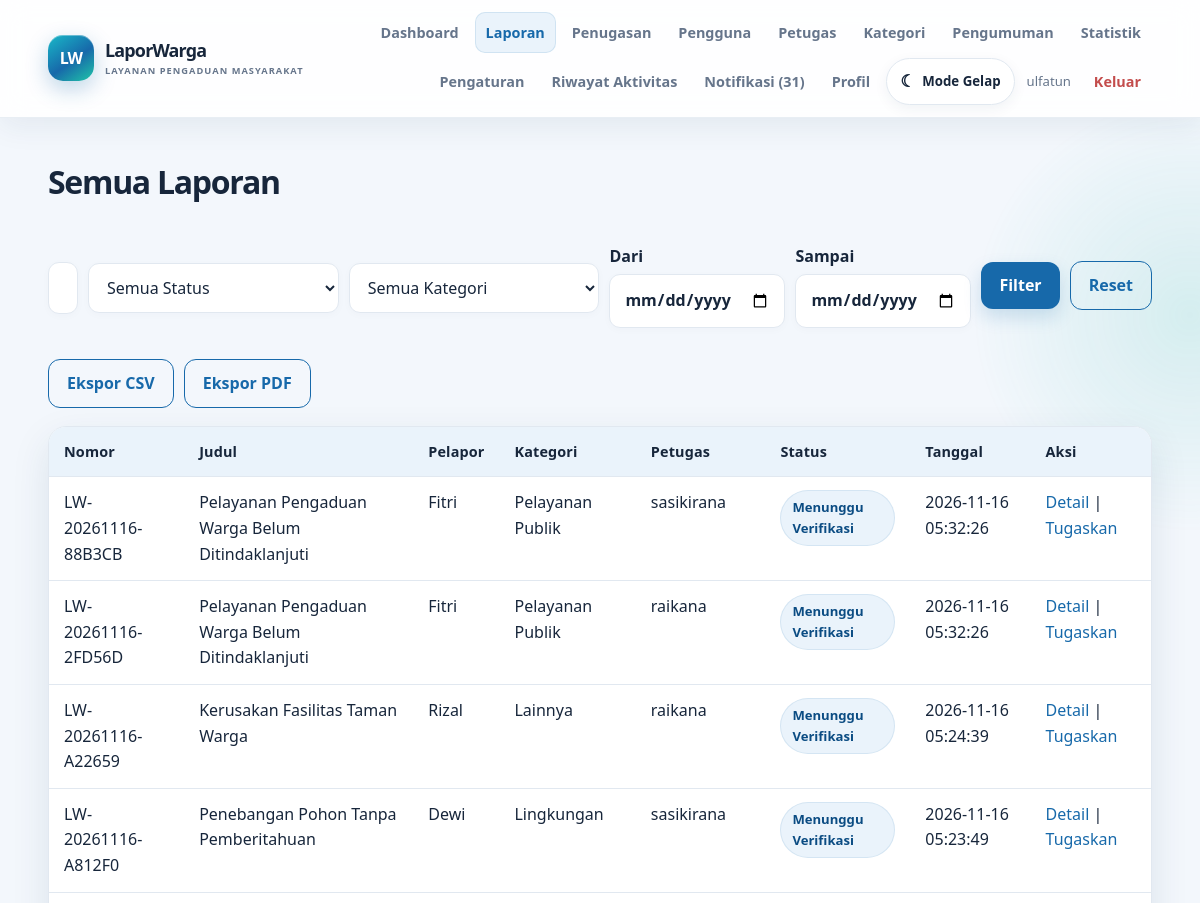
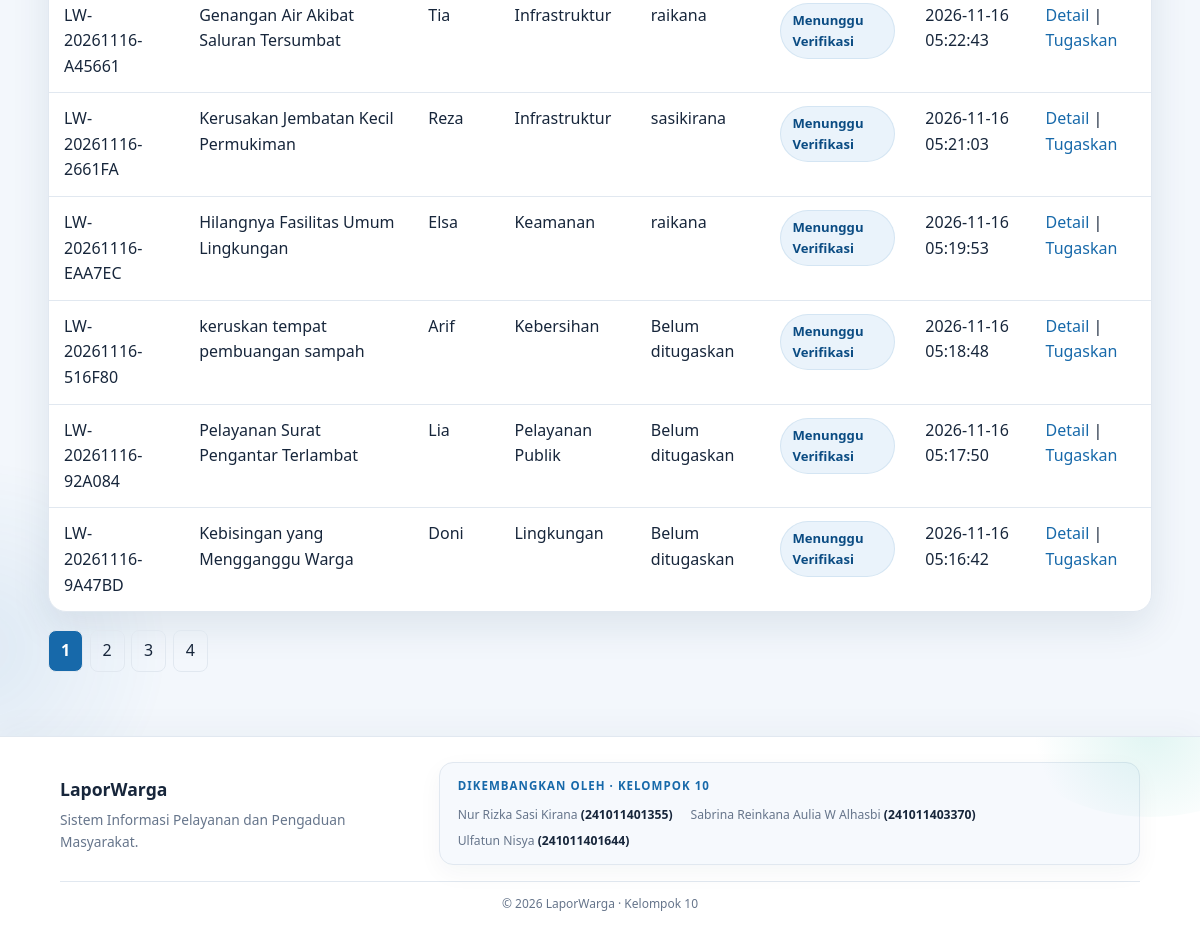
The app's page /admin-utama/laporan.php (signed in) with its own data (2 pictures, top to bottom).
### tables this page shows
CREATE TABLE `reports` (
  `id_laporan` bigint(20) UNSIGNED NOT NULL,
  `nomor_laporan` varchar(40) NOT NULL,
  `id_pelapor` int(10) UNSIGNED NOT NULL,
  `id_kategori` int(10) UNSIGNED NOT NULL,
  `id_petugas` int(10) UNSIGNED DEFAULT NULL,
  `judul` varchar(180) NOT NULL,
  `deskripsi` text NOT NULL,
  `lokasi_kejadian` varchar(255) NOT NULL,
  `tanggal_kejadian` date NOT NULL,
  `foto_bukti` varchar(255) DEFAULT NULL,
  `STATUS` enum('Menunggu Verifikasi','Perlu Perbaikan','Ditolak','Diterima','Sedang Diproses','Selesai','Dibatalkan') NOT NULL DEFAULT 'Menunggu Verifikasi',
  `alasan_penolakan` text DEFAULT NULL,
  `created_at` timestamp NOT NULL DEFAULT current_timestamp(),
  `updated_at` timestamp NOT NULL DEFAULT current_timestamp() ON UPDATE current_timestamp()
);

CREATE TABLE `users` (
  `id_user` int(10) UNSIGNED NOT NULL,
  `nama_lengkap` varchar(120) NOT NULL,
  `email` varchar(190) NOT NULL,
  `PASSWORD` varchar(255) NOT NULL,
  `no_hp` varchar(30) DEFAULT NULL,
  `alamat` text DEFAULT NULL,
  `role` enum('masyarakat','petugas','admin_utama') NOT NULL DEFAULT 'masyarakat',
  `status_akun` tinyint(1) NOT NULL DEFAULT 1,
  `created_at` timestamp NOT NULL DEFAULT current_timestamp(),
  `updated_at` timestamp NOT NULL DEFAULT current_timestamp() ON UPDATE current_timestamp()
);

CREATE TABLE `categories` (
  `id_kategori` int(10) UNSIGNED NOT NULL,
  `nama_kategori` varchar(100) NOT NULL,
  `deskripsi` varchar(255) DEFAULT NULL,
  `status_kategori` tinyint(1) NOT NULL DEFAULT 1,
  `created_at` timestamp NOT NULL DEFAULT current_timestamp()
);

### config/database.php (called while the page is built, shortened)
<?php
function db(): PDO {
    static $pdo = null;
    if ($pdo instanceof PDO) return $pdo;
    try {
        $pdo = new PDO('mysql:host=' . DB_HOST . ';dbname=' . DB_NAME . ';charset=utf8mb4', DB_USER, DB_PASS, [
            PDO::ATTR_ERRMODE => PDO::ERRMODE_EXCEPTION,
            PDO::ATTR_DEFAULT_FETCH_MODE => PDO::FETCH_ASSOC,
            PDO::ATTR_EMULATE_PREPARES => false,
        ]);
        return $pdo;
    } catch (PDOException $e) {
        error_log('LaporWarga database connection failed: ' . $e->getMessage());
        http_response_code(503);
        exit('Database LaporWarga belum dapat diakses. Pastikan MySQL aktif di XAMPP, database db_laporwarga1 sudah diimpor, dan pengaturan config/database.php sesuai.');
    }
}

### admin-utama/laporan.php (the view, shortened to what this page needs)
<?php
require_once __DIR__ . '/../includes/functions.php';
$q = trim($_GET['q'] ?? '');
$from = $_GET['dari'] ?? '';
$to = $_GET['sampai'] ?? '';
$where = [
    '(r.nomor_laporan LIKE ?
      OR r.judul LIKE ?
      OR u.nama_lengkap LIKE ?)'
];
$args = [
    '%' . $q . '%',
    '%' . $q . '%',
    '%' . $q . '%'
];
$base = '
    FROM reports r
    JOIN users u
        ON u.id_user = r.id_pelapor
    LEFT JOIN users p
        ON p.id_user = r.id_petugas
    LEFT JOIN categories c
        ON c.id_kategori = r.id_kategori
    WHERE ' . implode(' AND ', $where);
$count = db()->prepare(
    'SELECT COUNT(*) ' . $base
);
$count->execute($args);
$pg = paginate((int) $count->fetchColumn());
$sql = '
    SELECT
        r.id_laporan,
        r.nomor_laporan,
        r.judul,
        r.status,
        r.created_at,
        u.nama_lengkap AS pelapor,
        p.nama_lengkap AS petugas,
        c.nama_kategori
    ' . $base . '
    ORDER BY r.created_at DESC
    LIMIT ' . (int) $pg['per_page'] . '
    OFFSET ' . (int) $pg['offset'];
$stmt = db()->prepare($sql);
$stmt->execute($args);
$rows = $stmt->fetchAll();
$exportParams = array_intersect_key(
    $_GET,
    array_flip(['q', 'status', 'kategori', 'dari', 'sampai'])
);
header_page('Semua Laporan');
?>
<h1>Semua Laporan</h1>
<form class="search" method="get">
    <input
        type="text"
        name="q"
        value="<?= e($q) ?>"
        placeholder="Cari nomor, judul, atau pelapor"
    >
    <select name="status">
        <option value="">Semua Status</option>
    </select>
    <select name="kategori">
        <option value="0">Semua Kategori</option>
    </select>
    <label>
        Dari
        <input
            type="date"
            name="dari"
            value="<?= e($from) ?>"
        >
    </label>
    <label>
        Sampai
        <input
            type="date"
            name="sampai"
            value="<?= e($to) ?>"
        >
    </label>
    <button class="btn" type="submit">
        Filter
    </button>
    <a class="btn outline" href="laporan.php">
        Reset
    </a>
</form>
<div style="display: flex; gap: 10px; align-items: center; margin-bottom: 15px;">
    <a
        class="btn outline"
        href="../reports_export.php?<?= e(http_build_query($exportParams)) ?>"
    >
        Ekspor CSV
    </a>
    <a
        class="btn outline"
        href="../reports_pdf.php?<?= e(http_build_query($exportParams)) ?>"
        target="_blank"
    >
        Ekspor PDF
    </a>
</div>
<div class="table-wrap">
    <table>
        <thead>
            <tr>
                <th>Nomor</th>
                <th>Judul</th>
                <th>Pelapor</th>
                <th>Kategori</th>
                <th>Petugas</th>
                <th>Status</th>
                <th>Tanggal</th>
                <th>Aksi</th>
            </tr>
        </thead>
        <tbody>
            <?php foreach ($rows as $r): ?>
                <tr>
                    <td>
                        <?= e($r['nomor_laporan']) ?>
                    </td>
                    <td>
                        <?= e($r['judul']) ?>
                    </td>
                    <td>
                        <?= e($r['pelapor']) ?>
                    </td>
                    <td>
                        <?= e($r['nama_kategori'] ?? '-') ?>
                    </td>
                    <td>
                        <?= e($r['petugas'] ?? 'Belum ditugaskan') ?>
                    </td>
                    <td>
                        <?= status_badge($r['status']) ?>
                    </td>
                    <td>
                        <?= e($r['created_at']) ?>
                    </td>
                    <td>
                        <a
                            href="detail_laporan.php?id=<?= (int) $r['id_laporan'] ?>"
                        >
                            Detail
                        </a>
                        |
                        <a
                            href="penugasan.php?id=<?= (int) $r['id_laporan'] ?>"
                        >
                            Tugaskan
                        </a>
                    </td>
                </tr>
            <?php endforeach; ?>
        </tbody>
    </table>
</div>
<?php pagination_links($pg); ?>
<?php footer_page(); ?>

### includes/functions.php (shortened to what this page needs)
<?php
require_once __DIR__.'/../config/database.php';
function e($v):string{return htmlspecialchars((string)$v,ENT_QUOTES|ENT_SUBSTITUTE,'UTF-8');}
function me():?array{return $_SESSION['user']??null;}
function paginate(int $total,int $perPage=10):array{$page=max(1,(int)($_GET['page']??1));$pages=max(1,(int)ceil($total/$perPage));$page=min($page,$pages);return ['page'=>$page,'per_page'=>$perPage,'pages'=>$pages,'offset'=>($page-1)*$perPage,'total'=>$total];}
function pagination_links(array $pg):void{if($pg['pages']<=1)return;echo '<nav class="pagination" aria-label="Halaman">';for($i=1;$i<=$pg['pages'];$i++){if($i===$pg['page'])echo '<span class="current">'.$i.'</span>';else{$params=$_GET;$params['page']=$i;$url='?'.http_build_query($params);echo '<a href="'.e($url).'">'.$i.'</a>';}}echo '</nav>';}
function header_page(string $title):void{
    $u=me();
    $unread=0;
    if($u){
        try{
            $n=db()->prepare('SELECT COUNT(*) FROM notifications WHERE id_pengguna=? AND is_read=0');
            $n->execute([$u['id_user']]);
            $unread=(int)$n->fetchColumn();
        }catch(Throwable $ex){}
    }
    $role=$u['role']??'guest';
    $menus=[];
    if($role==='masyarakat'){
        $menus=[
            ['Dashboard','/laporwarga/masyarakat/dashboard.php','gauge'],
            ['Buat Pengaduan','/laporwarga/masyarakat/buat_laporan.php','plus-circle'],
            ['Riwayat Laporan','/laporwarga/masyarakat/daftar_laporan.php','file-text'],
            ['Notifikasi'.($unread?' ('.$unread.')':''),'/laporwarga/notifikasi.php','bell'],
            ['Riwayat Aktivitas','/laporwarga/riwayat.php','history'],
            ['Profil','/laporwarga/masyarakat/profil.php','user']
        ];
    }elseif($role==='admin_utama'){
        $menus=[
            ['Dashboard','/laporwarga/admin-utama/dashboard.php','gauge'],
            ['Laporan','/laporwarga/admin-utama/laporan.php','files'],
            ['Penugasan','/laporwarga/admin-utama/penugasan.php','clipboard-check'],
            ['Pengguna','/laporwarga/admin-utama/pengguna.php','users'],
            ['Petugas','/laporwarga/admin-utama/petugas.php','user-cog'],
            ['Kategori','/laporwarga/admin-utama/kategori.php','layers'],
            ['Pengumuman','/laporwarga/admin-utama/pengumuman.php','megaphone'],
            ['Statistik','/laporwarga/admin-utama/laporan-statistik.php','chart'],
            ['Pengaturan','/laporwarga/admin-utama/pengaturan.php','settings'],
            ['Riwayat Aktivitas','/laporwarga/riwayat.php','history'],
            ['Notifikasi'.($unread?' ('.$unread.')':''),'/laporwarga/notifikasi.php','bell'],
            ['Profil','/laporwarga/admin-utama/profil.php','user']
        ];
    }else{
        $menus=[
            ['Beranda','/laporwarga/index.php','home'],
            ['Cara Kerja','#cara-kerja','info'],
            ['Kategori','#kategori','layers']
        ];
    }
    $current=$_SERVER['PHP_SELF']??'';
    ?><!doctype html>
    <html lang="id">
    <head>
        <link rel="stylesheet" href="/laporwarga/assets/css/style.css">
        <link rel="stylesheet" href="/laporwarga/assets/css/dashboard.css">
    </head>
    <body>
    <header class="app-header">
        <a class="brand" href="<?= $u ? e(role_home()) : '/laporwarga/index.php' ?>">
            <span class="brand-symbol">LW</span>
            <span class="brand-copy">LaporWarga<small>LAYANAN PENGADUAN MASYARAKAT</small></span>
        </a>
        <nav class="main-nav" data-nav aria-label="Navigasi utama">
            <?php foreach($menus as $item):
                $active=(strpos($item[1],'#')!==0 && str_ends_with($current,basename($item[1])));
            ?>
                <a class="nav-item<?=$active?' active':''?>" href="<?=e($item[1])?>"><?=e($item[0])?></a>
            <?php endforeach; ?>
            <button class="theme-toggle" type="button" data-theme-toggle aria-label="Aktifkan mode gelap">
                <span class="theme-icon" aria-hidden="true">☾</span><span data-theme-label>Mode Gelap</span>
            </button>
            <?php if($u): ?>
                <span class="nav-user"><?=e($u['nama_lengkap'])?></span>
                <a class="nav-logout" href="/laporwarga/logout.php">Keluar</a>
            <?php else: ?>
                <a class="nav-item nav-login" href="/laporwarga/login.php">Masuk</a>
                <a class="nav-register" href="/laporwarga/register.php">Daftar</a>
            <?php endif; ?>
        </nav>
    </header>
    <main class="wrap">
    <?php flashes();
}
function footer_page():void{
    ?>
    </main>
    <footer class="site-footer">
        <div class="footer-main">
            <div class="footer-brand">
                <strong>LaporWarga</strong>
                <p>Sistem Informasi Pelayanan dan Pengaduan Masyarakat.</p>
            </div>
            <div class="team-watermark">
                <span class="team-label">Dikembangkan oleh · Kelompok 10</span>
                <div class="team-members">
                    <span>Nur Rizka Sasi Kirana <b>(241011401355)</b></span>
                    <span>Sabrina Reinkana Aulia W Alhasbi <b>(241011403370)</b></span>
                    <span>Ulfatun Nisya <b>(241011401644)</b></span>
                </div>
            </div>
        </div>
        <div class="footer-bottom">© <?=date('Y')?> LaporWarga · Kelompok 10</div>
    </footer>
    </body>
    </html>
    <?php
}
function status_badge(string $s):string{return '<span class="badge">'.e($s).'</span>';}
function role_home():string{return '/laporwarga/'.(me()['role']==='masyarakat'?'masyarakat':(me()['role']==='petugas'?'petugas':'admin-utama')).'/dashboard.php';}

### assets/css/dashboard.css (style rules this page uses)
.pagination { display:flex;gap:.4rem;flex-wrap:wrap;margin:1rem 0 }
.pagination a,.pagination span { padding:.45rem .75rem;border:1px solid var(--border,#dce3ec);border-radius:.5rem;text-decoration:none }
.pagination .current { font-weight:700;background:var(--primary,#2457d6);color:#fff }

### records on screen
reports: nomor_laporan "LW-20261116-88B3CB", judul "Pelayanan Pengaduan Warga Belum Ditindaklanjuti", id_pelapor.nama_lengkap "Fitri", id_kategori.nama_kategori "Pelayanan Publik", id_petugas.nama_lengkap "sasikirana", STATUS "Menunggu Verifikasi", created_at "2026-11-16 05:32:26"
reports: nomor_laporan "LW-20261116-2FD56D", judul "Pelayanan Pengaduan Warga Belum Ditindaklanjuti", id_pelapor.nama_lengkap "Fitri", id_kategori.nama_kategori "Pelayanan Publik", id_petugas.nama_lengkap "raikana", STATUS "Menunggu Verifikasi", created_at "2026-11-16 05:32:26"
reports: nomor_laporan "LW-20261116-A22659", judul "Kerusakan Fasilitas Taman Warga", id_pelapor.nama_lengkap "Rizal", id_kategori.nama_kategori "Lainnya", id_petugas.nama_lengkap "raikana", STATUS "Menunggu Verifikasi", created_at "2026-11-16 05:24:39"
reports: nomor_laporan "LW-20261116-A812F0", judul "Penebangan Pohon Tanpa Pemberitahuan", id_pelapor.nama_lengkap "Dewi", id_kategori.nama_kategori "Lingkungan", id_petugas.nama_lengkap "sasikirana", STATUS "Menunggu Verifikasi", created_at "2026-11-16 05:23:49"
reports: nomor_laporan "LW-20261116-A45661", judul "Genangan Air Akibat Saluran Tersumbat", id_pelapor.nama_lengkap "Tia", id_kategori.nama_kategori "Infrastruktur", id_petugas.nama_lengkap "raikana", STATUS "Menunggu Verifikasi", created_at "2026-11-16 05:22:43"
reports: nomor_laporan "LW-20261116-2661FA", judul "Kerusakan Jembatan Kecil Permukiman", id_pelapor.nama_lengkap "Reza", id_kategori.nama_kategori "Infrastruktur", id_petugas.nama_lengkap "sasikirana", STATUS "Menunggu Verifikasi", created_at "2026-11-16 05:21:03"
reports: nomor_laporan "LW-20261116-EAA7EC", judul "Hilangnya Fasilitas Umum Lingkungan", id_pelapor.nama_lengkap "Elsa", id_kategori.nama_kategori "Keamanan", id_petugas.nama_lengkap "raikana", STATUS "Menunggu Verifikasi", created_at "2026-11-16 05:19:53"
reports: nomor_laporan "LW-20261116-516F80", judul "keruskan tempat pembuangan sampah", id_pelapor.nama_lengkap "Arif", id_kategori.nama_kategori "Kebersihan", petugas "Belum ditugaskan", STATUS "Menunggu Verifikasi", created_at "2026-11-16 05:18:48"
reports: nomor_laporan "LW-20261116-92A084", judul "Pelayanan Surat Pengantar Terlambat", id_pelapor.nama_lengkap "Lia", id_kategori.nama_kategori "Pelayanan Publik", petugas "Belum ditugaskan", STATUS "Menunggu Verifikasi", created_at "2026-11-16 05:17:50"
reports: nomor_laporan "LW-20261116-9A47BD", judul "Kebisingan yang Mengganggu Warga", id_pelapor.nama_lengkap "Doni", id_kategori.nama_kategori "Lingkungan", petugas "Belum ditugaskan", STATUS "Menunggu Verifikasi", created_at "2026-11-16 05:16:42"

### other values on screen
$item[0] "Dashboard"
$item[0] "Laporan"
$item[0] "Penugasan"
$item[0] "Pengguna"
$item[0] "Petugas"
$item[0] "Kategori"
$item[0] "Pengumuman"
$item[0] "Statistik"
$item[0] "Pengaturan"
$item[0] "Riwayat Aktivitas"
$item[0] "Notifikasi (31)"
$item[0] "Profil"
$u['nama_lengkap'] "ulfatun"
